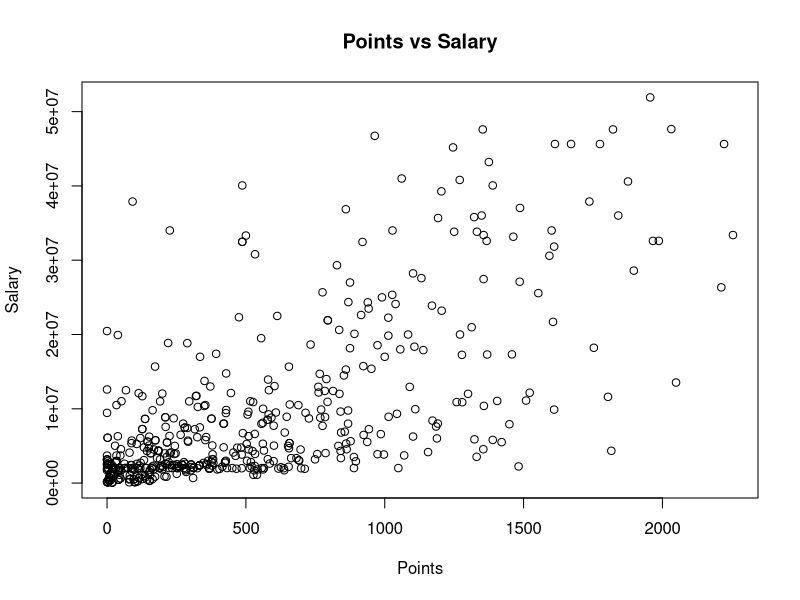

The R script that drew this image:
## ---- chunk 1
knitr::opts_chunk$set(echo = TRUE)
library(ggplot2)
library(dplyr)
library(MASS)
## ---- chunk 2
stats <- read.csv('Stats.csv')
salaries <- read.csv('Salaries.csv')
head(stats,2)
head(salaries,2)
## ---- chunk 3
# perfomed an inner join to remove all of the values
stats_and_salaries <- merge(stats, salaries, by = "Player")

# renaming the column for simplicity
stats_and_salaries <- stats_and_salaries %>% rename(SALARY = X2023.24)

# Dropping the unnecessary columns
df <- subset(stats_and_salaries, select = -c(X2024.25, 
                                                     X2025.26, 
                                                     X2026.27, 
                                                     X2027.28, 
                                                     X2028.29, 
                                                     Guaranteed, 
                                                     X.9999))
# dropping the null values 
#(NOTE: THIS IS NOT IDEAL TO DROP EVERYTHING. HOWEVER, THIS IS A BASIC EXPERIMENT)
df <- subset(df, !is.na(SALARY))
# replacing the dollar sign or comma and changing the type of the variable
df$SALARY <- as.numeric(gsub("\\$", "", df$SALARY))
df$PTS <- as.numeric(gsub("\\,", "", df$PTS))
df$REB <- as.numeric(gsub("\\,", "", df$REB))
df$MIN <- as.numeric(gsub("\\,", "", df$MIN))


## ---- chunk 4
plot(df$PTS, df$SALARY, main="Points vs Salary", xlab="Points", ylab="Salary")
## ---- chunk 5
model0 = lm(SALARY~1,data=df)
modelfull = lm(SALARY~PTS+REB+AST+BLK+STL+FG.+X3PM+TO+GP+MIN+FTM+X2PM++A.TO+PF,data=df)
## ---- chunk 6
stepAIC(model0,scope=list(lower=model0,upper=modelfull),direction="forward")
stepAIC(modelfull,scope=list(lower=model0,upper=modelfull),direction="backward")
stepAIC(modelfull,scope=list(lower=model0,upper=modelfull),direction="both")
